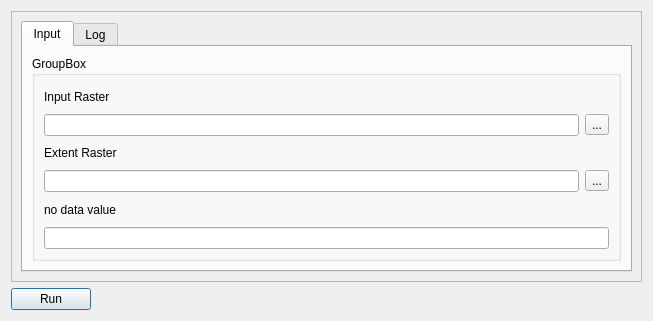
<?xml version="1.0" encoding="UTF-8"?>
<ui version="4.0">
 <class>Dialog</class>
 <widget class="QDialog" name="Dialog">
  <property name="geometry">
   <rect>
    <x>0</x>
    <y>0</y>
    <width>653</width>
    <height>321</height>
   </rect>
  </property>
  <property name="windowTitle">
   <string>Dialog</string>
  </property>
  <layout class="QGridLayout" name="gridLayout">
   <item row="0" column="0">
    <widget class="QScrollArea" name="scrollArea">
     <property name="widgetResizable">
      <bool>true</bool>
     </property>
     <widget class="QWidget" name="scrollAreaWidgetContents">
      <property name="geometry">
       <rect>
        <x>0</x>
        <y>0</y>
        <width>608</width>
        <height>275</height>
       </rect>
      </property>
      <layout class="QGridLayout" name="gridLayout_2">
       <item row="0" column="0">
        <widget class="QTabWidget" name="tabWidget">
         <property name="currentIndex">
          <number>0</number>
         </property>
         <widget class="QWidget" name="tab">
          <attribute name="title">
           <string>Input</string>
          </attribute>
          <layout class="QGridLayout" name="gridLayout_3">
           <item row="0" column="0">
            <widget class="QGroupBox" name="groupBox">
             <property name="title">
              <string>GroupBox</string>
             </property>
             <layout class="QGridLayout" name="gridLayout_4">
              <item row="0" column="0">
               <widget class="QLabel" name="label">
                <property name="text">
                 <string>Input Raster</string>
                </property>
               </widget>
              </item>
              <item row="1" column="0">
               <layout class="QHBoxLayout" name="horizontalLayout">
                <item>
                 <widget class="QLineEdit" name="lineEdit_1"/>
                </item>
                <item>
                 <widget class="QToolButton" name="toolButton_2">
                  <property name="text">
                   <string>...</string>
                  </property>
                 </widget>
                </item>
               </layout>
              </item>
              <item row="2" column="0">
               <widget class="QLabel" name="label_2">
                <property name="text">
                 <string>Extent Raster</string>
                </property>
               </widget>
              </item>
              <item row="3" column="0">
               <layout class="QHBoxLayout" name="horizontalLayout_2">
                <item>
                 <widget class="QLineEdit" name="lineEdit_2"/>
                </item>
                <item>
                 <widget class="QToolButton" name="toolButton_3">
                  <property name="text">
                   <string>...</string>
                  </property>
                 </widget>
                </item>
               </layout>
              </item>
              <item row="4" column="0">
               <widget class="QLabel" name="label_3">
                <property name="text">
                 <string>no data value</string>
                </property>
               </widget>
              </item>
              <item row="5" column="0">
               <layout class="QHBoxLayout" name="horizontalLayout_3">
                <item>
                 <widget class="QLineEdit" name="lineEdit_3"/>
                </item>
               </layout>
              </item>
             </layout>
            </widget>
           </item>
          </layout>
         </widget>
         <widget class="QWidget" name="tab_2">
          <attribute name="title">
           <string>Log</string>
          </attribute>
          <layout class="QGridLayout" name="gridLayout_5">
           <item row="0" column="0">
            <widget class="QTextBrowser" name="textBrowser"/>
           </item>
          </layout>
         </widget>
        </widget>
       </item>
      </layout>
     </widget>
    </widget>
   </item>
   <item row="1" column="0">
    <widget class="QPushButton" name="pushButton">
     <property name="sizePolicy">
      <sizepolicy hsizetype="Fixed" vsizetype="Fixed">
       <horstretch>0</horstretch>
       <verstretch>0</verstretch>
      </sizepolicy>
     </property>
     <property name="text">
      <string>Run</string>
     </property>
    </widget>
   </item>
  </layout>
 </widget>
 <resources/>
 <connections/>
</ui>
